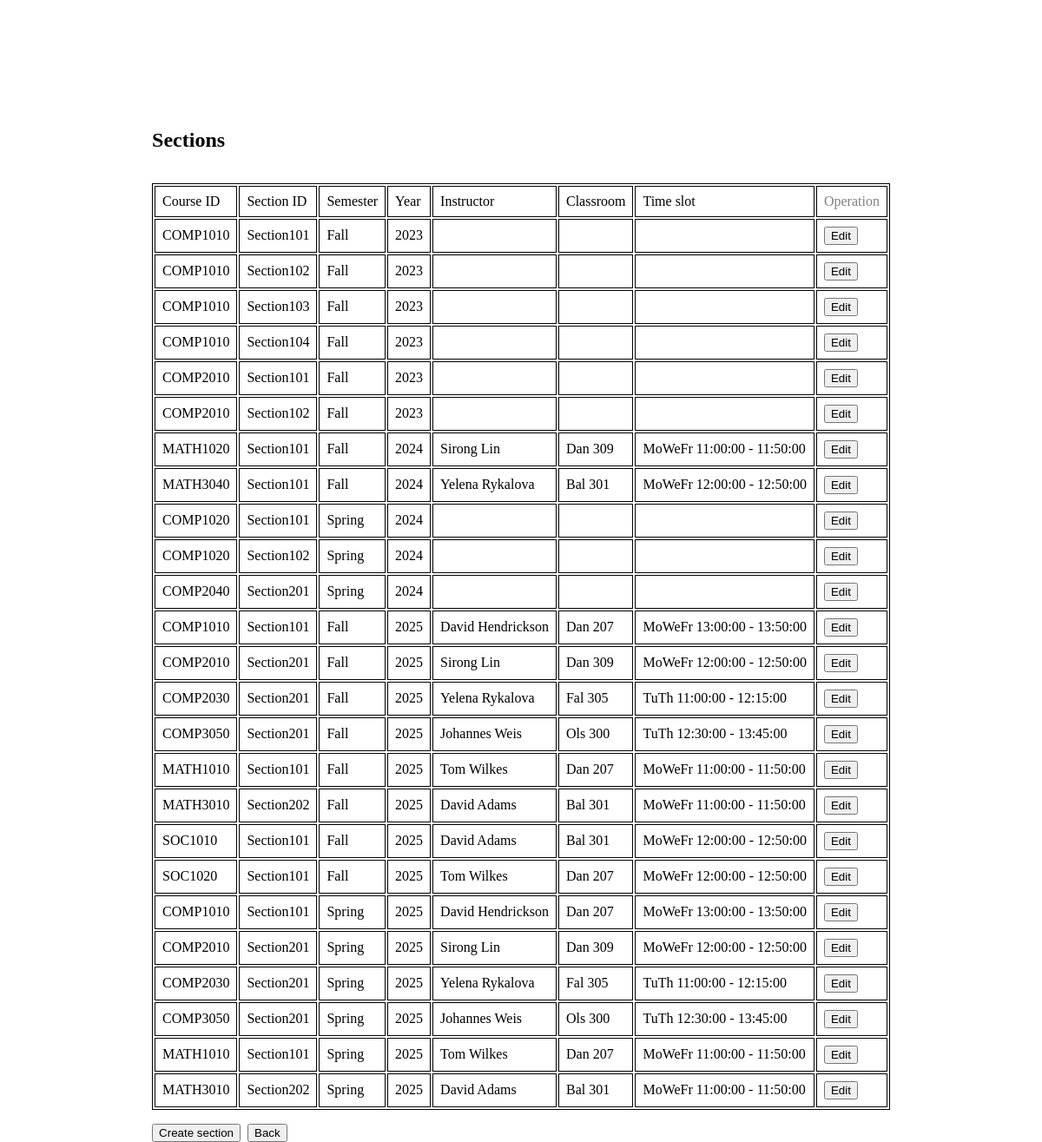
The app's page /src/section.php, older data.
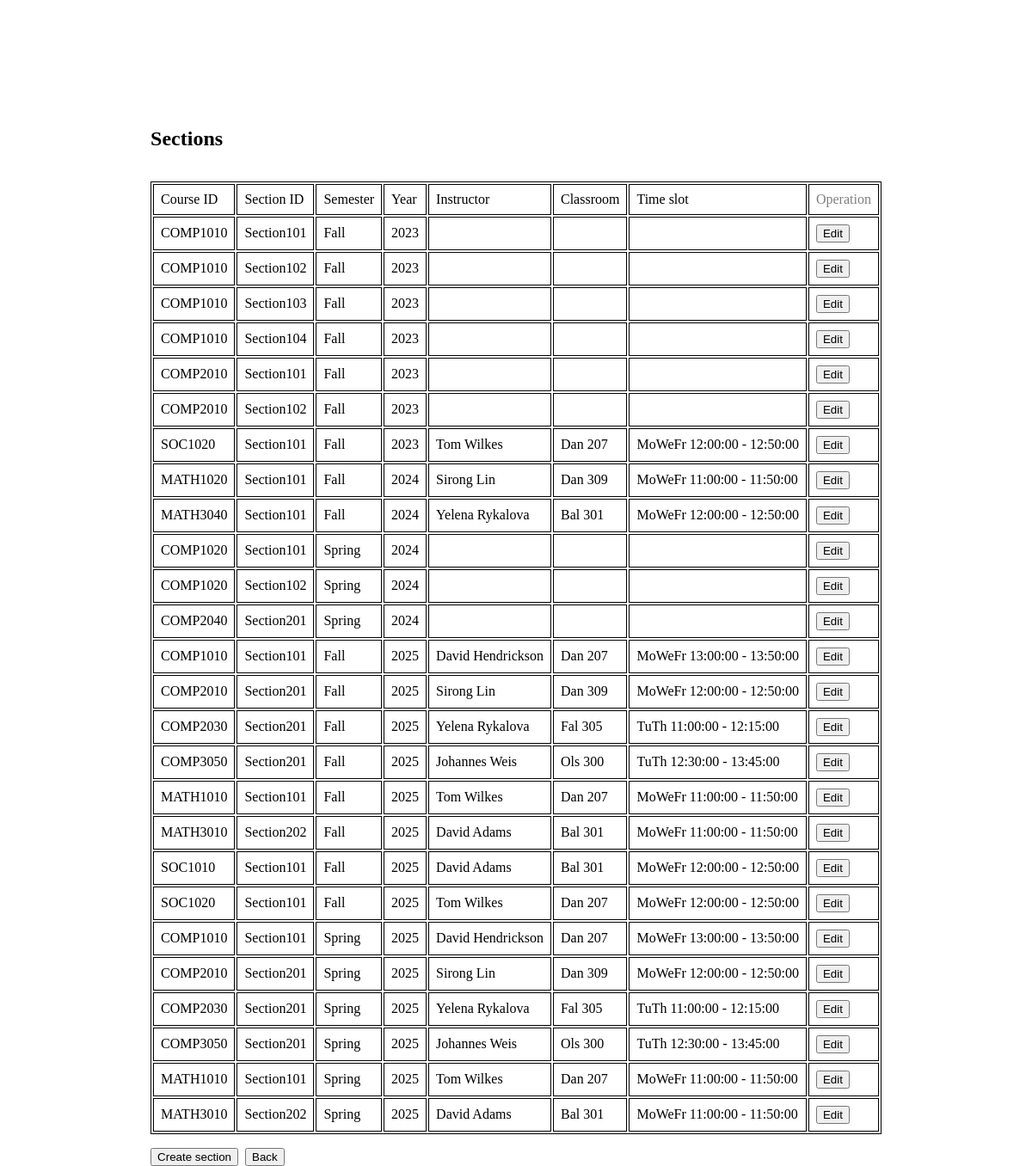
The same page, newer data.
### tables this page shows
create table section
(
    course_id     varchar(20),
    section_id    varchar(10),
    semester      varchar(6)
        check (semester in ('Fall', 'Winter', 'Spring', 'Summer')),
    year          numeric(4, 0) check (year > 1990 and year < 2100),
    instructor_id varchar(10),
    classroom_id  varchar(8),
    time_slot_id  varchar(8),
    primary key (course_id, section_id, semester, year),
    foreign key (course_id) references course (course_id)
        on delete cascade,
    foreign key (instructor_id) references instructor (instructor_id)
        on delete set null,
    foreign key (time_slot_id) references time_slot (time_slot_id)
        on delete set null
);

create table instructor
(
    instructor_id   varchar(10),
    instructor_name varchar(50) not null,
    title           varchar(30),
    dept_name       varchar(100),
    email           varchar(50) not null,
    primary key (instructor_id)
);

create table classroom
(
    classroom_id varchar(8),
    building     varchar(15) not null,
    room_number  varchar(7)  not null,
    capacity     numeric(4, 0),
    primary key (classroom_id)
);

create table time_slot
(
    time_slot_id varchar(8),
    day          varchar(10) not null,
    start_time   time        not null,
    end_time     time        not null,
    primary key (time_slot_id)
);

### src/common/pdo.php (called while the page is built, shortened)
<?php
function pdo_connect(): PDO
{
    $config = require __DIR__ . '/config.php';
    $database_config = $config['database'];
    $host = $database_config['host'];
    $dbname = $database_config['dbname'];
    $username = $database_config['username'];
    $password = $database_config['password'];
    return new PDO(
        "mysql:host=$host;dbname=$dbname;charset=utf8mb4",
        $username,
        $password,
        [
            PDO::ATTR_ERRMODE => PDO::ERRMODE_EXCEPTION,
            PDO::ATTR_DEFAULT_FETCH_MODE => PDO::FETCH_ASSOC,
            PDO::ATTR_EMULATE_PREPARES => false
        ]
    );
}
function pdo_instance(bool $original = false): PDO|null
{
    static $pdo;
    if ($original) {
        return $pdo;
    }
    if (!$pdo) {
        $pdo = pdo_connect();
    }
    return $pdo;
}
function execute(PDOStatement $stmt, array $params = []): bool
{
    return $stmt->execute();
}

### src/service/section.php (called while the page is built, shortened)
<?php
require_once __DIR__ . '/../minimal.php';
function get_all_sections(): array
{
    $stmt = pdo_instance()->prepare(
        "
            SELECT * FROM section
            LEFT JOIN instructor ON section.instructor_id = instructor.instructor_id
            LEFT JOIN time_slot ON section.time_slot_id = time_slot.time_slot_id
            LEFT JOIN classroom ON section.classroom_id = classroom.classroom_id
        "
    );
    execute($stmt);
    return $stmt->fetchAll();
}

### src/minimal.php (called while the page is built, shortened)
<?php
require_once __DIR__ . '/common/pdo.php';
function build_url(string $url, array $params = []): string
{
    $query_string = $params ? '?' . http_build_query($params, '', '&') : '';
    return $url . $query_string;
}

### src/service/classroom.php (called while the page is built, shortened)
<?php
require_once __DIR__ . '/../minimal.php';
function classroom_to_string(array $classroom): string
{
    return $classroom['building'] . ' ' . $classroom['room_number'];
}

### src/service/time_slot.php (called while the page is built, shortened)
<?php
function time_slot_to_string(array $time_slot): string
{
    return $time_slot['time_slot_id'] === null
        ? ''
        : $time_slot['day'] . ' ' . $time_slot['start_time'] . ' - ' . $time_slot['end_time'];
}

### src/section.php (the view, shortened to what this page needs)
<?php
require_once 'minimal.php';
$sections = get_all_sections();
usort(
    $sections,
    fn ($a, $b) => [$a['year'], $a['semester']] <=> [$b['year'], $b['semester']]
);
function get_edit_section_url(array $section): string
{
    return build_url(Page::EDIT_SECTION, [
        'course_id' => $section['course_id'],
        'section_id' => $section['section_id'],
        'semester' => $section['semester'],
        'year' => $section['year'],
    ]);
}
?>
<html lang="en">
<head>
</head>
<body style="height: 100%;">
<div style="display: flex; justify-content: center; margin-top: 16vh;">
  <div style="display: flex; flex-direction: column; gap: 1rem;">
    <h2>Sections</h2>
    <table style="width:100%;">
      <tr>
        <td>Course ID</td>
        <td>Section ID</td>
        <td>Semester</td>
        <td>Year</td>
        <td>Instructor</td>
        <td>Classroom</td>
        <td>Time slot</td>
        <td style="color: grey;">Operation</td>
      </tr>
        <?php foreach ($sections as $section): ?>
          <tr>
            <td><?= $section['course_id'] ?></td>
            <td><?= $section['section_id'] ?></td>
            <td><?= $section['semester'] ?></td>
            <td><?= $section['year'] ?></td>
            <td><?= $section['instructor_name'] ?></td>
            <td><?= classroom_to_string($section) ?></td>
            <td><?= time_slot_to_string($section) ?></td>
            <td>
              <a href="<?= get_edit_section_url($section) ?>">
                <button>Edit</button>
              </a>
            </td>
          </tr>
        <?php endforeach; ?>
    </table>
    <div style="display: flex; gap: 0.5rem;">
      <a href="<?= Page::CREATE_SECTION ?>">
        <button>Create section</button>
      </a>
      <a href="<?= Page::ADMIN ?>">
        <button type="button">Back</button>
      </a>
    </div>
  </div>
</div>
</body>
</html>

### src/section.php (style rules this page uses)
table, th, td { border: 1px solid black; }
th, td { padding: 0.5rem; }

Row changes from the older to the newer data that the page shows:
added section: course "SOC1020", section "Section101", semester "Fall", year "2023", instructor.instructor_name "Tom Wilkes", classroom.room_number "Dan 207", time_slot.end_time "MoWeFr 12:00:00 - 12:50:00"
